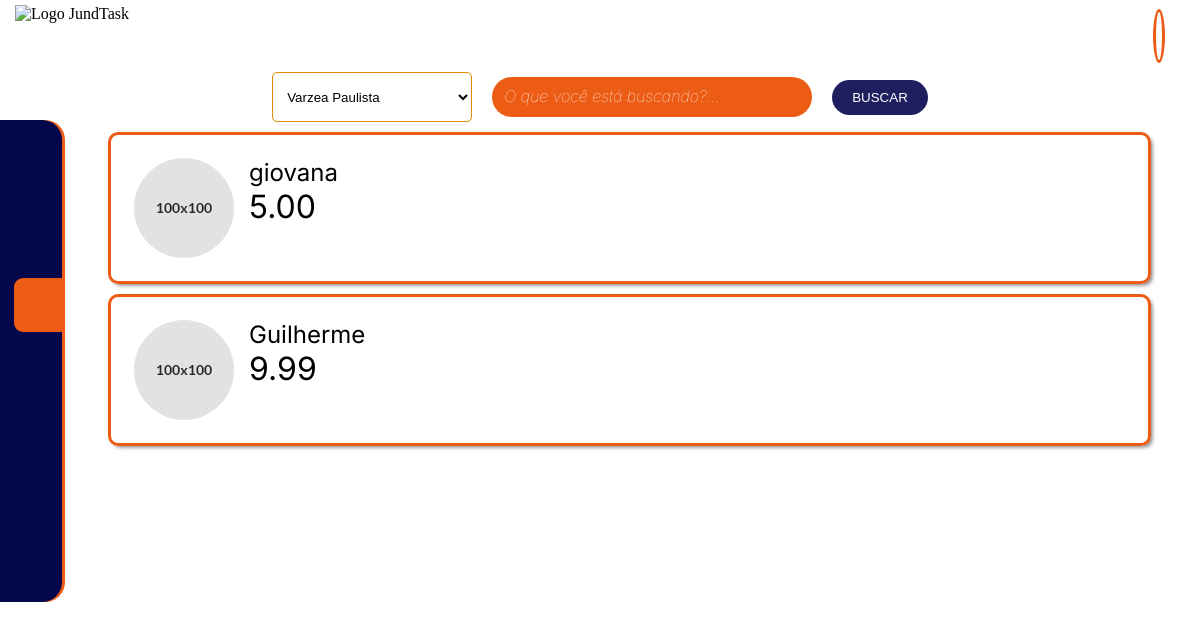
Page /html/usuarios_por_categoria.php?id_categoria=1 on the earlier database version.
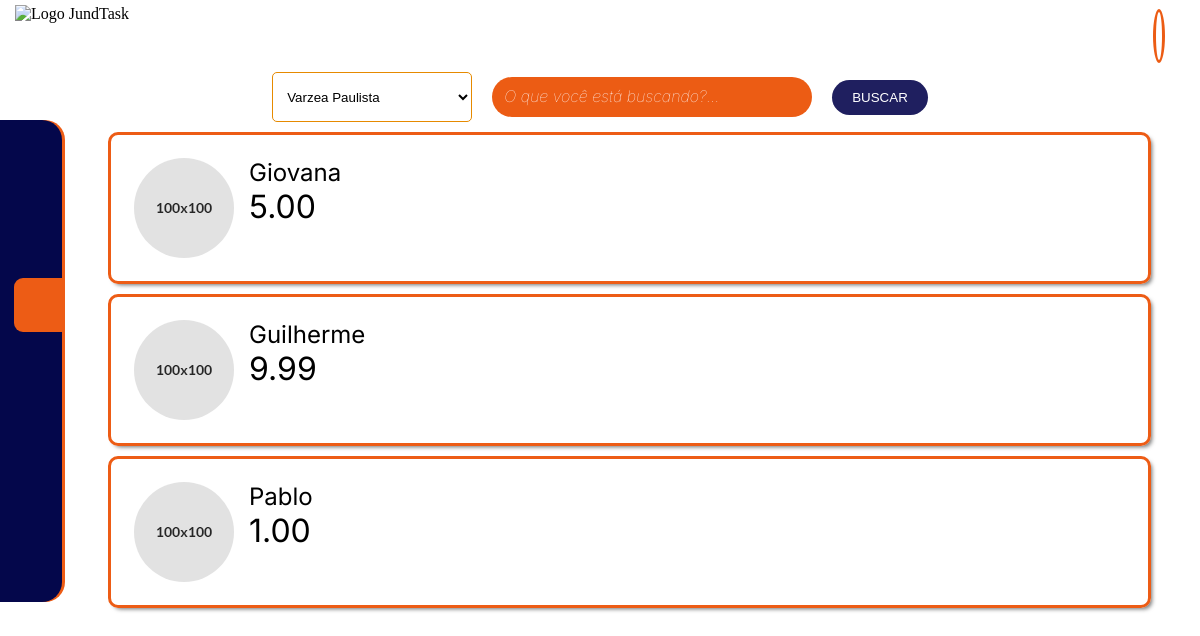
Same page on the later database version.
### tables this page shows
CREATE TABLE `trabalhador` (
  `id_trabalhador` int(11) NOT NULL,
  `nome` varchar(255) NOT NULL,
  `email` varchar(255) NOT NULL,
  `senha` varchar(128) NOT NULL,
  `foto_perfil` text NOT NULL,
  `descricao` text NOT NULL,
  `contato` varchar(255) NOT NULL,
  `data_nasc` date NOT NULL,
  `media_avaliacao` decimal(3,2) NOT NULL,
  `tipo` varchar(1) NOT NULL,
  `status` varchar(1) NOT NULL,
  `id_categoria` int(11) NOT NULL,
  `id_area` int(11) NOT NULL
);

### html/usuarios_por_categoria.php (the view, shortened to what this page needs)
<?php
include_once ('../backend/Conexao.php');
$id_categoria = $_GET['id_categoria'];
$query = "SELECT * FROM trabalhador WHERE id_categoria = $id_categoria";
$result = mysqli_query($conn, $query);
$area_atuação = '';
$nome_pesquisa = '';
if ($_SERVER['REQUEST_METHOD'] == 'POST') {
    $area_atuação = $_POST['area_atuação'] ?? '';
    $nome_pesquisa = $_POST['nome_pesquisa'] ?? '';
    $query_pesquisar = "SELECT * FROM trabalhador WHERE id_categoria = $id_categoria";
    if ($area_atuação) {
        $query_pesquisar .= " AND id_area = " . intval($area_atuação);
    }
    if ($nome_pesquisa) {
        $query_pesquisar .= " AND nome LIKE '%" . mysqli_real_escape_string($conn, $nome_pesquisa) . "%'";
    }
    $resultado_pesquisar = mysqli_query($conn, $query_pesquisar);
    if (!$resultado_pesquisar) {
        die("Erro na consulta: " . mysqli_error($conn));
    }
} else {
    $resultado_pesquisar = $result;
}
?>
<!DOCTYPE html>
<html lang="pt-br">
<head>
    <link rel="stylesheet" href="../css/stylebusca.css">
    <link rel="stylesheet" href="../bootstrap-5.3.3-dist/css/bootstrap-grid.min.css">
</head>
<body>
<header>
        <nav class="BarraNav">
            <img src="../img/LogoJundtaskCompleta.png" alt="Logo JundTask">
            <div class="perfil">
                <a href="#">
                <ion-icon name="person"></ion-icon>
                </a>
            </div>
        </nav>
    </header>
    <nav class="menuLateral">
            <ul>
                <li class="itemMenu ">
                    <a href="#">
                        <span class="icon"><ion-icon name="home-outline"></ion-icon></span>
                    </a>
                </li>
                <li class="itemMenu">
                    <a href="./SeuPerfil.html">
                        <span class="icon"><ion-icon name="person-outline"></ion-icon></span>
                    </a>
                </li>
                <li class="itemMenu ativo">
                    <a href="./Categorias.php">
                        <span class="icon"><ion-icon name="search-outline"></ion-icon></ion-icon></span>
                    </a>
                </li>
                <li class="itemMenu">
                    <a href="#">
                        <span class="icon"><ion-icon name="heart-outline"></ion-icon></span>
                    </a>
                </li>
                <li class="itemMenu">
                    <a href="./EditarPerfil.html">
                        <span class="icon"><ion-icon name="settings-outline"></ion-icon></span>
                    </a>
                </li>
                <li class="itemMenu">
                    <a href="#">
                        <span class="icon"><ion-icon name="exit-outline"></ion-icon></span>
                    </a>
                </li>
            </ul>
        </nav>
        <div class="search-container">
    <form action="" method="POST" class="search-form">
        <select class="category-select" name="area_atuação" id="area_atuação">
            <?php
                $result_cat = "SELECT * FROM area_atuação ORDER BY cidade";
                $resultado_cat = mysqli_query($conn, $result_cat);
                while ($row_cat = mysqli_fetch_assoc($resultado_cat)) {
                    $selected = ($row_cat['id'] == $area_atuação) ? 'selected' : '';
                    echo '<option value="'.$row_cat['id'].'" '.$selected.'>'.$row_cat['cidade'].'</option>';
                }
            ?>
        </select>
        <div class="pesquisarTrabalhos">
            <input type="text" name="nome_pesquisa" placeholder="O que você está buscando?..." value="<?php echo htmlspecialchars($nome_pesquisa); ?>">
        </div>
        <button class="search-button">BUSCAR</button>
    </form>
</div>
    <div class="usuario">
        <?php
        if (mysqli_num_rows($resultado_pesquisar) > 0) {
            while ($row = mysqli_fetch_assoc($resultado_pesquisar)) {?>
            <div class="CampoEscolhaTrabalhador">
                <a href="Perfil.php?id_trabalhador=<?php echo $row['id_trabalhador']; ?>">
                    <?php
                    echo '<div class="CardBox">';
                        echo '<div class="imagem">
                                <img src="../img/images100x100.png" alt="">
                        </div>';
                        echo '<div class="txtTrabalhador">';
                            echo '<h3>' . htmlspecialchars($row['nome']) . '</h3>';
                            echo '<p>' . htmlspecialchars($row['media_avaliacao']) . '</p>';
                        echo '</div>';
                    echo '</div>';
                    ?>
                </a>
            </div>
                <?php
            }
        } else {
            echo '<div class="tituloDEnaoEncontrado">';
            echo '<p>Trabalhador não encontrado</p>';
            echo '<div';
        }
        ?>
    </div>
</body>
</html>

### css/stylebusca.css (style rules this page uses)
* { margin: 0; margin: 0; box-sizing: 0; }
:root { --corPrimaria-1: #EBB548; --corPrimaria-2: #EC5C14; --corPrimaria-3: #235789; --corPrimaria-4: #565254; --corPrimaria-5: #FFFBFE; --fonte-primaria: 'Belleza', 'calibri'; }
.BarraNav { background-color: #FFF; padding:15px 35px 15px 15px; display: flex; justify-content: space-between ; }
.BarraNav img { width: 210px; margin-top: -10px; }
.BarraNav a { text-decoration: none ; color: #EC5C14; font: 400 1.1rem "M PLUS 1p", sans-serif ; }
.perfil ion-icon { font-size: 2em; border: solid 3px var(--corPrimaria-2); border-radius: 50%; padding: 3px; cursor: pointer; color: #0F3D60; }
nav.menuLateral { width: 50px; height: 412px; background-color: #04074B; padding: 30px 0 40px 1%; box-shadow: 3px 0 0 #ED5C15; border-radius: 0 20px 20px 0; position: fixed; top: 15%; left: 0; overflow: hidden; transition: .3s; }
ul { height: 100%; list-style-type: none; padding-left: 3%; }
ul li.itemMenu a { color: #ED5C15; text-decoration: none; font-size: 1.2rem; padding: 10px 1%; display: flex; margin-bottom: 10px; line-height: 30px; transition: .4s; }
ul li.ativo a { background-color: #ED5C15; color: #FFF; border-radius: 9px 0px 0px 9px; }
ul li.itemMenu a .icon > ion-icon { font-size: 30px; padding-left: 5px; }
.search-container { display: flex; justify-content: center; margin-bottom: 10px; }
.search-form { display: flex; justify-content: center; align-items: center; }
.category-select { margin-right: 20px; width: 200px; height: 50px; padding: 10px; border-radius: 5px; border: 1px solid #e68a00; background-color: white; cursor: pointer; }
.pesquisarTrabalhos { width: 300px; padding: 10px; font-size: 1em; border-radius: 27px; border: none; background-color: var(--corPrimaria-2); margin-right: 20px; }
.pesquisarTrabalhos input { width: 100%; background-color: var(--corPrimaria-2); border: none; font-size: 1em; color: white; }
.pesquisarTrabalhos input::placeholder { color: #FFFBFE; font-family: "Inter", sans-serif; font-style: italic; font-weight: 100; }
.search-button { padding: 10px 20px; border-radius: 20px; border: none; background-color: #1f1f5f; color: white; cursor: pointer; }
.usuario { margin-left: 9%; }
.usuario p { font-size: 2rem; }
.CampoEscolhaTrabalhador { background-color: transparent; margin-bottom: 10px; width: 95%; border: 3px solid #ED5C15; border-radius: 10px ; font-family: "Inter", sans-serif ; box-shadow: 3px 3px 4px -2px rgba(0,0,0,0.56); transition: .5s; }
.CampoEscolhaTrabalhador a { text-decoration: none; color: #000; }
.CampoEscolhaTrabalhador h3 { font-size: 1.5rem; font-weight: normal; }
.CardBox { position: relative; display: flex; padding: 23px; }
.imagem { width: 100px; height: 100px; margin-right: 15px; }
.imagem img { width: 100%; height: 100%; object-fit: cover; border-radius: 50%; }

Differences in the rows shown:
changed trabalhador: nome "giovana" → "Giovana"
added trabalhador: nome "Pablo", media_avaliacao "1.00"
